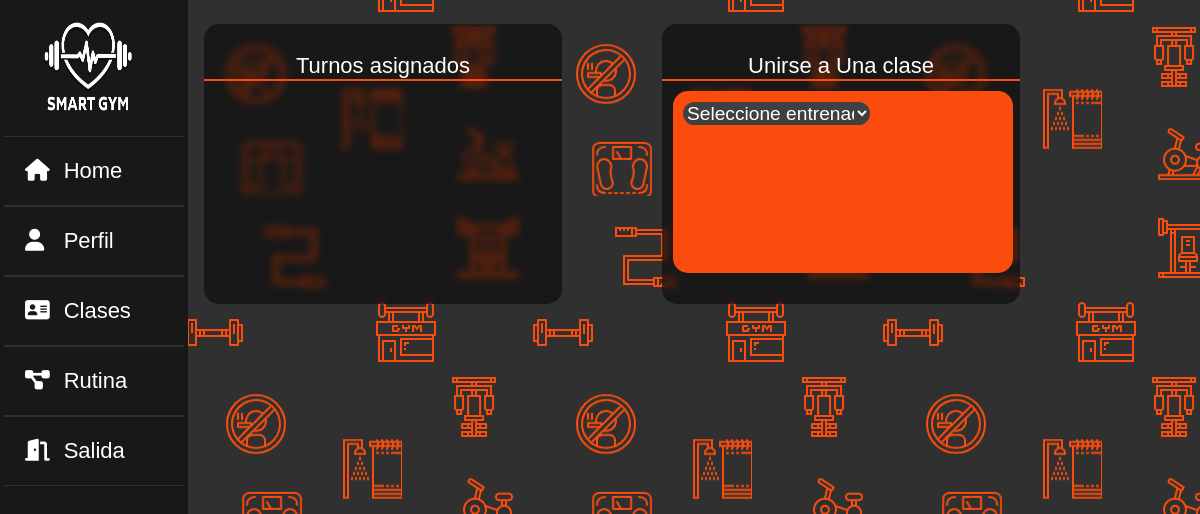
/vistas/turnosc.php (signed in), run on an earlier commit of the app's database.
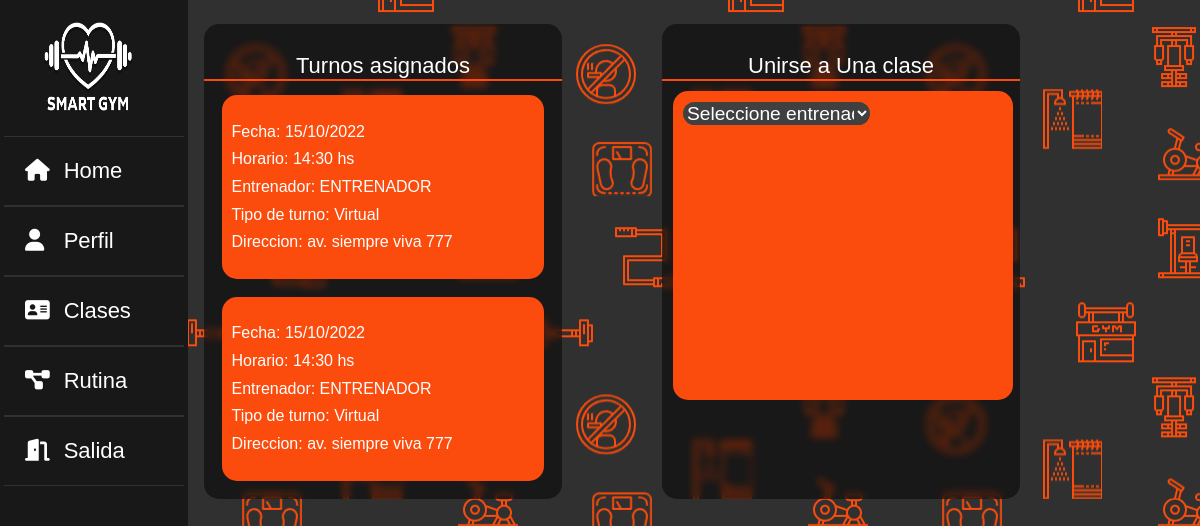
And on a later commit of the database.
### tables this page shows
CREATE TABLE `clases_clientes` (
  `idclase` int(11) NOT NULL,
  `usuario` int(30) NOT NULL,
  `ai_id` int(11) NOT NULL
);

CREATE TABLE `clases` (
  `idclase` int(11) NOT NULL,
  `entrenador` varchar(22) NOT NULL,
  `modalidad` varchar(22) NOT NULL,
  `fecha` varchar(22) NOT NULL,
  `hora` varchar(22) NOT NULL,
  `cupos` int(22) NOT NULL,
  `estado` int(5) NOT NULL
);

### vistas/turnosc.php (the view, shortened to what this page needs)
<?php
$conex = conectar();
$nusuario = $_SESSION['usuario'];
$sql = "SELECT * FROM datos WHERE usuario='$nusuario'";
$query = mysqli_query($conex, $sql);
$row = mysqli_fetch_array($query);
$idrol = $row['id_rol'];
$idusuario = $row['idusuario'];
?>
<!DOCTYPE html>
<html lang="es">
<head>
    <link rel="stylesheet" type="text/css" href="../css/EstiloHomes.css">
    <link rel="stylesheet" type="text/css" href="../css/estiloturnos.css">
    <link rel="stylesheet" type="text/css" href="../css/EstiloGeneral.css">
    <link rel="stylesheet" href="https://cdnjs.cloudflare.com/ajax/libs/font-awesome/4.7.0/css/font-awesome.min.css">
</head>
<?php
switch ($idrol) {
    case 0:
        include("sidebars/sidebarc.php");
        break;
}
?>
<body>
    <div class="main_contentt">
        <div class="cont-turnos-asignados" id="divsb">
            <div class="header" >
                <P>Turnos asignados</P>
            </div>
            <?php
            $sqlclasesasignadas = "SELECT clases_clientes.idclase, clases_clientes.usuario, clases.entrenador, clases.modalidad, clases.fecha, clases.hora FROM clases INNER JOIN clases_clientes ON clases.idclase = clases_clientes.idclase WHERE usuario = '$idusuario'";
            $queryclasesasignadas = mysqli_query($conex, $sqlclasesasignadas);
            while ($rowclasesasignadas = mysqli_fetch_array($queryclasesasignadas)) {
            ?>
                <div class="turno-a">
                    <br>
                    <p> Fecha: <?php echo $rowclasesasignadas['fecha']; ?></p>
                    <p> Horario: <?php echo $rowclasesasignadas['hora']; ?></p>
                    <p> Entrenador: <?php echo $rowclasesasignadas['entrenador']; ?></p>
                    <p> Tipo de turno: <?php echo $rowclasesasignadas['modalidad']; ?></p>
                    <p> Direccion: av. siempre viva 777</p>
                    <br>
                </div>
            <?php
            } ?>
        </div>
        <div class="cont-calendario-seleccionar" id="divsb" >
            <div class="header2">
                <P>Unirse a Una clase</P>
            </div>
            <form class="cform" role="form" name="nD" id="nD" method="post">
                <select class="s-t" name="s-e" onchange="enviar(this.form)">
                    <option value=""> Seleccione entrenador </option>
                </select>
            </form>
        </div>
    </div>
</body>
</html>

What changed in the data, as far as the page shows it:
now on this page (row edited): clases_clientes: idclase.fecha "15/10/2022", idclase.hora "14:30 hs", idclase.entrenador "ENTRENADOR", idclase.modalidad "Virtual"
now on this page (row edited): clases_clientes: idclase.fecha "15/10/2022", idclase.hora "14:30 hs", idclase.entrenador "ENTRENADOR", idclase.modalidad "Virtual"
